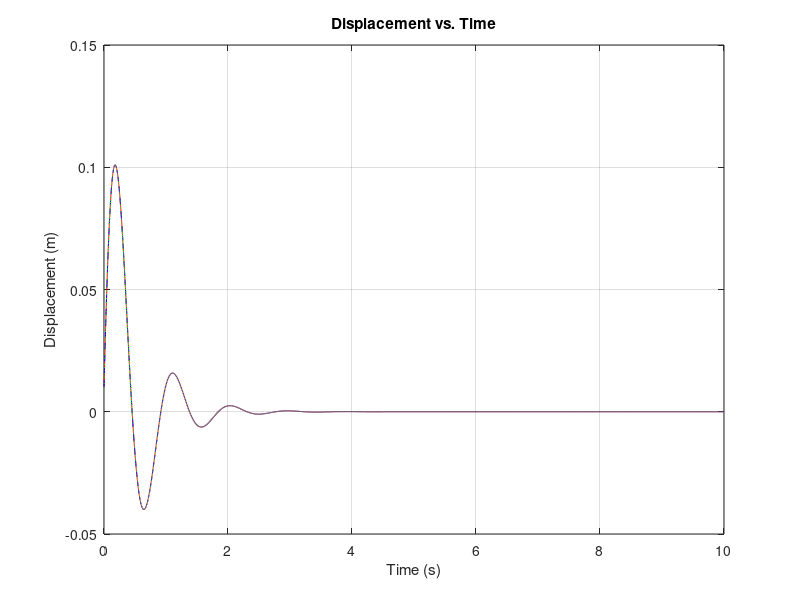

Write the MATLAB code that produced this figure. (Note: this script raises an error after producing the figure.)
% Filename: myfree.m
% Purpose: Plots the motion of an underdamped 1-DOF system
% Usage: Queries the user for input
% Variables
% x = solution array
% A = amplitude constant
% zeta = damping ratio
% omega_n = natural frequency
% omega_d = damped natural frequency
% m = mass
% c = damping constant
% k = spring constant
% x0 = initial displacement
% v0 = initial velocity
%tmax = maximum time value
%phi = phase angle

m=10;
c=40;
k=500;
x0=0.01;
v0=1;
tmax=10;

% Part I
t=0:0.001:tmax;
omega_n = sqrt(k/m); zeta=c/(2*m*omega_n);
omega_d = omega_n*sqrt(1-zeta^2);
A=sqrt(( (v0+zeta*omega_n*x0)^2 + (x0*omega_d)^2 )/ omega_d^2);
phi=atan2(x0*omega_d, v0+zeta*omega_n*x0);

% Method 1
x=A*exp(-zeta*omega_n*t).*sin((omega_d*t)+phi);

% Method 2
A1 = A*sin(phi);
A2 = A*cos(phi);
x1 = exp(-zeta*omega_n*t).*(A1*cos(omega_d*t) + A2*sin(omega_d*t));

% Method 3
a1 = (A1-j*A2)/2;
a2 = (A1+j*A2)/2;
x2 = exp(-zeta*omega_n*t).*(a1*exp(j*omega_d*t) + a2*exp(-j*omega_d*t));

% Plot
plot(t,x,'r-',t,x1,'b--',t,x2,'g:')
title('Displacement vs. Time');
xlabel('Time (s)');
ylabel('Displacement (m)');
grid on

% Part II
[tpicks,xpicks]=ginput(2);

%% Part III
T = tpicks(2) - tpicks(1)
omega_dgraph = (2 * pi )/T
percenterror = abs((omega_d - omega_dgraph) / omega_d) * 100

